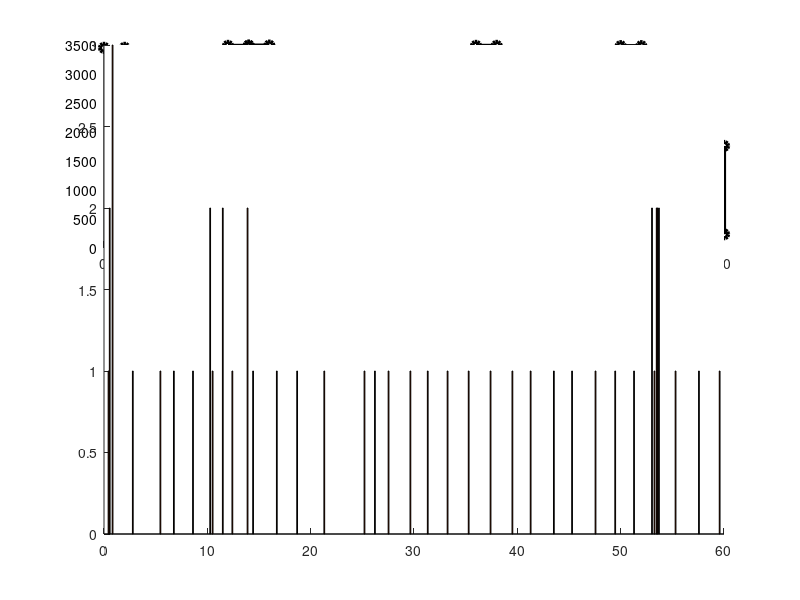

This chart was generated by the following MATLAB code: (Note: this script raises an error after producing the figure.)
clear all;
close all;
% %%%% frame/segment 100, file size for seg0: lay0-97KB, lay1-691KB, lay2-708KB
% %%% fps is 25, 4 seconds per segment
% l1=[1 1 1 1 1];
% l2=[1 1 1 1 1];
% threshold1=[208.604 208.604 208.604 208.604 208.604 208.604 208.604 208.604 208.604 208.604];
% threshold2=[596.307 596.307 596.307 596.307 596.307 596.307 596.307 596.307 596.307 596.307];
% time_slot = 0:2:20;
% 
% %% calculate the selected layer for speed 200KB/s
% bd_200 = [200 204.499 349.135 106.823 267.960];%
% layer_200=[2 2 3 2 3];%0:1 16:2 32:3
% z_200=[l1' (layer_200-l1)' l1']
% %% plot figure1
% figure(1);
% 
% stackedbar = @(x, A) bar(x, A, 0.3,'stack');
% 
% prettyline = @(x, y) plot(x, y, 'k-o', 'LineWidth', 1);
% 
% [hAxes,hBar,hLine] = plotyy(time_slot,z_200,time_slot,bd_200,stackedbar,prettyline);
% set(hAxes,'XTick',time_slot); % Change x-axis ticks
% set(hAxes,'XTickLabel',time_slot); % Change x-axis ticks labels to desired values.
% set(hAxes,'NextPlot','add');
% plot(hAxes(2),time_slot,threshold1,'b-.o');
% axis(hAxes(2),[-2 18 0 500]);
% axis(hAxes(1),[-2 18 0 5]);
% 
% colormap summer;
% title('Layer selection, network speed from 200KB/s to 400KB/s');
% xlabel('Time (s)');
% ylabel(hAxes(1),'Layer ID');
% ylabel(hAxes(2), 'Bandwidth (KB/s)');
% legend(hAxes(1),'layer1','layer2','layer3');
% legend(hAxes(2),'Estimate Bandwidth','Switch threshold','Real Bandwidth');

%%

figure;
subplot(2,1,1);
hold on
%choose level to upload
y_1=[
1
2
3
1
1
1
1
2
1
2
1
2
1
1
1
1
1
1
1
1
1
1
1
1
1
1
1
1
1
1
1
2
1
2
2
2
1
1
1
];
%times of upload
x_1= [
0.439232
0.553641
0.829203
2.788313
5.457542
6.761553
8.611904
10.274273
10.511444
11.496463	
12.421442
13.892042
14.427256
16.724917
18.690228
21.317688
25.207693
26.218594
27.536424
29.650580
31.330225
33.249505
35.290849
37.408273
39.521864
41.287690
43.535640
45.296336
47.565996
49.471627
51.294045
53.032836
53.271269
53.486937
53.578792
53.705099
55.311738
57.575874
59.578850]; 
%simulated bandwith values
y_3=[
3451
1503
217
1660
3363
1619
3485
3490
1966
1994
226
217
222
1911
1719
1712
3237
1675
3485
1965
3307
1983
3369
1871
3176
3480
3247
1702
1957
1756
231];
stackedbar = @(x, A) bar(x, A,'stack');
prettyline = @(x, y) stairs(x, y, 'k-o', 'LineWidth', 3,'Color','k');

time_slot_2=0:2:60;

[hAxes,hBar,hLine]=plotyy(time_slot_2,y_3,x_1,y_1, prettyline, stackedbar);
set(hAxes,'XTick',time_slot_2); % Change x-axis ticks
layer_id=[0 1 2 3 4 5];
bw=0:500:4000;
set(hAxes(2),'Ytick',layer_id);   %CHANGED
set(hAxes(1),'Ytick',bw);         % CHANGED
colormap summer;

line([0 60],[3101 3101],'LineStyle','--','Linewidth',2,'Color','b');
line([0 60],[1470 1470],'LineStyle','--','Linewidth',2,'Color','c');
line([0 60],[198 198],'LineStyle','--','Linewidth',2,'Color','g');

title('Layer selection, network speed from 200Kb/s to 3500Kb/s');
xlabel('Time (s)');
ylabel(hAxes(2),'Layer ID');    %cHANGED
ylabel(hAxes(1), 'Bandwidth (Kb/s)');   %CHANGED
legend(hAxes(2),'Layer ID','Simulated Bandwidth','Threshold Layer 3','Threshold Layer 2','Threshold Layer 1');
%grid minor
hold off


%%
subplot(2,1,2);
%upload times
x_4= x_1; 
%estimated values of BW
y_4=[
3166.07494507
3252.12183624
3264.12582211
1433.65246206
193.61933971
1584.38248243
3198.49198498
3103.47793436
1504.65597242
1537.4496256
3028.69380258
3325.43251128
3091.09381882
1877.88828226
1899.11122932
207.185434015
207.608784439
205.747725849
1825.10367356
1638.65536978
1588.48257268
2830.2308616
1518.37480782
3316.035294 
1872.33924253
3034.89159516
1890.53509112
3101.79384516
1784.71204129
3023.27815909
3186.68971197
3233.27251533
2803.71347603
3096.84704715
3030.12738558
3033.89613363
1541.90417854
1868.13332885
1675.0195871
];

hold on
%threshold_values=[0 198 1470 3101];
time_slot_3=[0:2:60]

stairs(time_slot_3,y_3,'Linewidth',2,'Color',[1 0 0]);
line(x_4,y_4,'Color','k','Linewidth',2);

line([0 60],[3101 3101],'LineStyle','--','Linewidth',2,'Color','b');
line([0 60],[1470 1470],'LineStyle','--','Linewidth',2,'Color','c');
line([0 60],[198 198],'LineStyle','--','Linewidth',2,'Color','g');

title('Bandwidth estimation, network speed from 200Kb/s to 3500Kb/s');
xlabel('Time (s)');
ylabel('Bandwidth (Kb/s)');
legend('Simulated Bandwidth','Estimated Bandwidth','Threshold Layer 3','Threshold Layer 2','Threshold Layer 1');

%%















